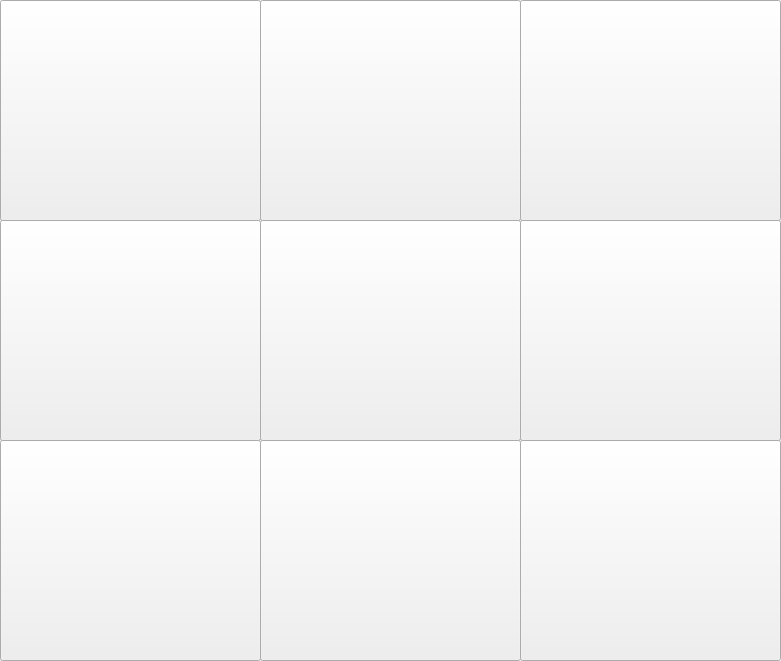
<?xml version="1.0" encoding="UTF-8"?>
<ui version="4.0">
 <class>Widget</class>
 <widget class="QWidget" name="Widget">
  <property name="geometry">
   <rect>
    <x>0</x>
    <y>0</y>
    <width>781</width>
    <height>661</height>
   </rect>
  </property>
  <property name="windowTitle">
   <string>Widget</string>
  </property>
  <widget class="QPushButton" name="but1">
   <property name="geometry">
    <rect>
     <x>0</x>
     <y>0</y>
     <width>261</width>
     <height>221</height>
    </rect>
   </property>
   <property name="font">
    <font>
     <pointsize>50</pointsize>
    </font>
   </property>
   <property name="text">
    <string/>
   </property>
  </widget>
  <widget class="QPushButton" name="but4">
   <property name="geometry">
    <rect>
     <x>0</x>
     <y>220</y>
     <width>261</width>
     <height>221</height>
    </rect>
   </property>
   <property name="font">
    <font>
     <pointsize>50</pointsize>
    </font>
   </property>
   <property name="text">
    <string/>
   </property>
  </widget>
  <widget class="QPushButton" name="but7">
   <property name="geometry">
    <rect>
     <x>0</x>
     <y>440</y>
     <width>261</width>
     <height>221</height>
    </rect>
   </property>
   <property name="font">
    <font>
     <pointsize>50</pointsize>
    </font>
   </property>
   <property name="text">
    <string/>
   </property>
  </widget>
  <widget class="QPushButton" name="but9">
   <property name="geometry">
    <rect>
     <x>520</x>
     <y>440</y>
     <width>261</width>
     <height>221</height>
    </rect>
   </property>
   <property name="font">
    <font>
     <pointsize>50</pointsize>
    </font>
   </property>
   <property name="text">
    <string/>
   </property>
  </widget>
  <widget class="QPushButton" name="but6">
   <property name="geometry">
    <rect>
     <x>520</x>
     <y>220</y>
     <width>261</width>
     <height>221</height>
    </rect>
   </property>
   <property name="font">
    <font>
     <pointsize>50</pointsize>
    </font>
   </property>
   <property name="text">
    <string/>
   </property>
  </widget>
  <widget class="QPushButton" name="but2">
   <property name="geometry">
    <rect>
     <x>260</x>
     <y>0</y>
     <width>261</width>
     <height>221</height>
    </rect>
   </property>
   <property name="font">
    <font>
     <pointsize>50</pointsize>
    </font>
   </property>
   <property name="text">
    <string/>
   </property>
  </widget>
  <widget class="QPushButton" name="but5">
   <property name="geometry">
    <rect>
     <x>260</x>
     <y>220</y>
     <width>261</width>
     <height>221</height>
    </rect>
   </property>
   <property name="font">
    <font>
     <pointsize>50</pointsize>
    </font>
   </property>
   <property name="text">
    <string/>
   </property>
  </widget>
  <widget class="QPushButton" name="but8">
   <property name="geometry">
    <rect>
     <x>260</x>
     <y>440</y>
     <width>261</width>
     <height>221</height>
    </rect>
   </property>
   <property name="font">
    <font>
     <pointsize>50</pointsize>
    </font>
   </property>
   <property name="text">
    <string/>
   </property>
  </widget>
  <widget class="QPushButton" name="but3">
   <property name="geometry">
    <rect>
     <x>520</x>
     <y>0</y>
     <width>261</width>
     <height>221</height>
    </rect>
   </property>
   <property name="font">
    <font>
     <pointsize>50</pointsize>
    </font>
   </property>
   <property name="text">
    <string/>
   </property>
  </widget>
 </widget>
 <resources/>
 <connections/>
</ui>
